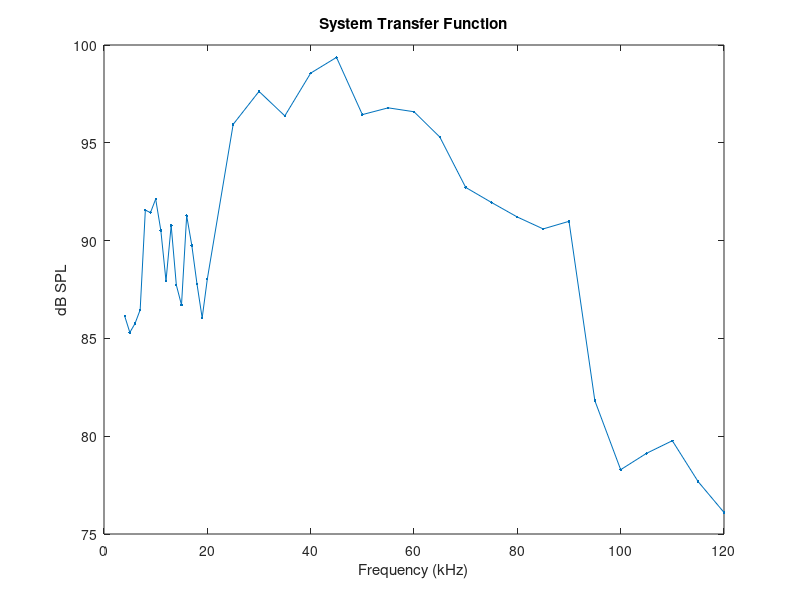

Reproduce this figure in MATLAB. (Note: this script raises an error after producing the figure.)

%
% Proposed order for calibration:
% 
% 
% 1) load xfer function
% 		
% 2) load .wav file
% 
% 3) determine max/min of xfer function


% frequencies
Fs = 500000;
Fmin = 100;
Fmax = 100000;
stimdur = 250;
corr_frange = [5000 100000];

MIN_DB = -120;

CALLPATH = '~/Work/Data/Audio/BatCalls';
callname = 'app1.wav';


%% load xfer function data
load('TDT3972_5V_MicNoScreen_cal.mat', '-MAT', 'caldata');

% plot
figure(1)
plot(caldata.freq*0.001, caldata.mag(1, :), '.-')
xlabel('Frequency (kHz)')
ylabel('dB SPL')
title('System Transfer Function')


%% synthesize test noise from min(F) to max(F)
s = synmononoise_fft(stimdur, Fs, Fmin, Fmax, 1, 0);
s = normalize(s);

% s = synmonosine(stimdur, Fs, Fsine, 1, 0);
% plot spectrum of s
[fraw, magraw] = daqdbfft(s, Fs, length(s));
figure(2)
tvec = 1000 * (0:(length(s)-1)) ./ Fs;
subplot(221)
plot(tvec, s)
title('Test signal')
xlabel('time (milliseconds)')
ylabel('V')

subplot(222)
plot(0.001*fraw, magraw);
title('Test Signal Spectrum')
xlabel('freq (kHz)')
ylabel('dB')
ylim([-120 -40])
xlim([0 0.001*Fs/2])

%% use compensate signal to compensate
[sadj, Sfull, Hnorm, foutadj] = compensate_signal(s, caldata, Fs, corr_frange);

% plot compensated signal
[fadj, magadj] = daqdbfft(sadj, Fs, length(sadj));
figure(2)
subplot(223)
plot(tvec, sadj)
title('Compensated Signal')
xlabel('time (milliseconds)')
ylabel('V')

subplot(224)
plot(0.001*fadj, magadj);
title('Compensated Signal Spectrum')
xlabel('freq (kHz)')
ylabel('dB')
ylim([-120 -40])
xlim([0 0.001*Fs/2])



%% test signal


% load signal
[b, Fs, nbits, opts] = wavread(fullfile(CALLPATH, callname));
b = normalize(b)';
b = sin2array(b, 1, Fs);

% apply correction (BOOST method)
[badj, Bfull, Hnorm, foutadj] = compensate_signal(b, caldata, Fs, corr_frange);

% plot call and spectrum
[fraw, magraw] = daqdbfft(b, Fs, length(b));
figure(3)
tvec = 1000 * (0:(length(b)-1)) ./ Fs;
subplot(221)
plot(tvec, b)
title('Call')
ylabel('V')

subplot(222)
plot(0.001*fraw, magraw);
title('Call Spectrum')
ylabel('dB')
ylim([-140 -40])
xlim([0 0.001*Fs/2])

% plot compensated signal
[fadj, magadj] = daqdbfft(badj, Fs, length(badj));
subplot(223)
plot(tvec, badj)
title('Compensated Call')
xlabel('time (milliseconds)')
ylabel('V')

subplot(224)
plot(0.001*fadj, magadj);
title('Compensated Call Spectrum')
xlabel('freq (kHz)')
ylabel('dB')
ylim([-140 -40])
xlim([0 0.001*Fs/2])

